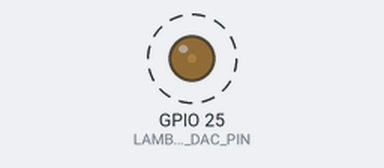
The sketch below on a simulated ESP32. On the bench: output pins drawn as LEDs (lit = HIGH). Dashed ring = blinking. What the sketch prints to the serial monitor is not drawn.

Above: at 0.55 s.
Timing chart, 0 to 4.2 s (numbered marks = the images above):
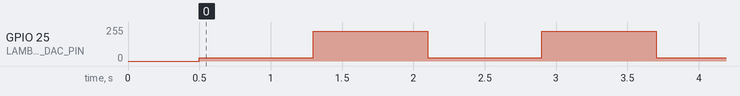

Measured:
- by itself, GPIO 25 (LAMBDA_DAC_PIN): alternates 222/255 for 0.80 s and 24/255 for 0.80 s

The sketch:

Sonda_Lambda_normal.ino
```cpp
// ============================================================
// ESP32 - Simulador de Sonda Lambda Narrowband
// Arduino IDE
//
// ESP32 DevKit clássico
//
// Saída DAC:
// GPIO 25
//
// Faixa simulada da sonda:
// 0.10 V = mistura pobre
// 0.90 V = mistura rica
//
// IMPORTANTE:
// O DAC do ESP32 trabalha aproximadamente entre 0 e 3.3 V.
// Use divisor resistivo para obter aproximadamente 0-1 V.
// ============================================================

#include <Arduino.h>

// ============================================================
// CONFIGURAÇÃO
// ============================================================

const int LAMBDA_DAC_PIN = 25;

// Tensão simulada da sonda
const float LAMBDA_LOW_VOLTAGE  = 0.10;  // Pobre
const float LAMBDA_HIGH_VOLTAGE = 0.90;  // Rica

// Tempo em cada estado
const unsigned long LOW_TIME_MS  = 700;
const unsigned long HIGH_TIME_MS = 700;

// Tempo da transição entre estados
const unsigned long TRANSITION_MS = 100;

// Tensão do DAC do ESP32
const float DAC_VOLTAGE = 3.30;

// ============================================================
// DIVISOR RESISTIVO
//
// 22k no resistor superior
// 10k no resistor inferior
//
// Vout = Vin * 10 / 32
// ============================================================

const float R_TOP    = 22000.0;
const float R_BOTTOM = 10000.0;

// ============================================================
// ESTADOS
// ============================================================

enum LambdaState
{
    LAMBDA_LOW,
    LAMBDA_TRANSITION_UP,
    LAMBDA_HIGH,
    LAMBDA_TRANSITION_DOWN
};

LambdaState state = LAMBDA_LOW;

unsigned long stateStartTime = 0;

// ============================================================
// CONVERTE TENSÃO DA SONDA PARA VALOR DO DAC
// ============================================================

uint8_t lambdaVoltageToDAC(float lambdaVoltage)
{
    // Descobre qual tensão precisa sair do DAC
    //
    // Vlambda = Vdac * Rbottom / (Rtop + Rbottom)
    //
    // Portanto:
    //
    // Vdac = Vlambda * (Rtop + Rbottom) / Rbottom

    float dacVoltage =
        lambdaVoltage *
        (R_TOP + R_BOTTOM) /
        R_BOTTOM;

    // Limita à faixa do DAC
    if (dacVoltage < 0.0)
        dacVoltage = 0.0;

    if (dacVoltage > DAC_VOLTAGE)
        dacVoltage = DAC_VOLTAGE;

    // DAC ESP32 = 8 bits
    int dacValue =
        (int)((dacVoltage / DAC_VOLTAGE) * 255.0);

    if (dacValue < 0)
        dacValue = 0;

    if (dacValue > 255)
        dacValue = 255;

    return (uint8_t)dacValue;
}

// ============================================================
// ESCREVE UMA TENSÃO NA SAÍDA
// ============================================================

void setLambdaVoltage(float voltage)
{
    uint8_t dacValue = lambdaVoltageToDAC(voltage);

    dacWrite(LAMBDA_DAC_PIN, dacValue);
}

// ============================================================
// INTERPOLAÇÃO LINEAR
// ============================================================

float interpolate(
    float start,
    float end,
    unsigned long elapsed,
    unsigned long duration
)
{
    if (duration == 0)
        return end;

    if (elapsed >= duration)
        return end;

    float progress =
        (float)elapsed / (float)duration;

    return start +
           ((end - start) * progress);
}

// ============================================================
// SETUP
// ============================================================

void setup()
{
    Serial.begin(115200);

    delay(500);

    // Inicialização do DAC
    dacWrite(LAMBDA_DAC_PIN, 0);

    state = LAMBDA_LOW;
    stateStartTime = millis();

    setLambdaVoltage(LAMBDA_LOW_VOLTAGE);

    Serial.println();
    Serial.println("==============================================");
    Serial.println(" ESP32 - Simulador de Sonda Lambda");
    Serial.println("==============================================");
    Serial.println("DAC: GPIO 25");
    Serial.println();
    Serial.print("Lambda LOW : ");
    Serial.print(LAMBDA_LOW_VOLTAGE);
    Serial.println(" V");

    Serial.print("Lambda HIGH: ");
    Serial.print(LAMBDA_HIGH_VOLTAGE);
    Serial.println(" V");

    Serial.println();
}

// ============================================================
// LOOP
// ============================================================

void loop()
{
    unsigned long now = millis();
    unsigned long elapsed = now - stateStartTime;

    float voltage = 0.0;

    switch (state)
    {
        // ----------------------------------------------------
        // MISTURA POBRE
        // ----------------------------------------------------

        case LAMBDA_LOW:

            voltage = LAMBDA_LOW_VOLTAGE;

            setLambdaVoltage(voltage);

            if (elapsed >= LOW_TIME_MS)
            {
                state = LAMBDA_TRANSITION_UP;
                stateStartTime = now;
            }

            break;

        // ----------------------------------------------------
        // TRANSIÇÃO POBRE -> RICA
        // ----------------------------------------------------

        case LAMBDA_TRANSITION_UP:

            voltage = interpolate(
                LAMBDA_LOW_VOLTAGE,
                LAMBDA_HIGH_VOLTAGE,
                elapsed,
                TRANSITION_MS
            );

            setLambdaVoltage(voltage);

            if (elapsed >= TRANSITION_MS)
            {
                state = LAMBDA_HIGH;
                stateStartTime = now;
            }

            break;

        // ----------------------------------------------------
        // MISTURA RICA
        // ----------------------------------------------------

        case LAMBDA_HIGH:

            voltage = LAMBDA_HIGH_VOLTAGE;

            setLambdaVoltage(voltage);

            if (elapsed >= HIGH_TIME_MS)
            {
                state = LAMBDA_TRANSITION_DOWN;
                stateStartTime = now;
            }

            break;

        // ----------------------------------------------------
        // TRANSIÇÃO RICA -> POBRE
        // ----------------------------------------------------

        case LAMBDA_TRANSITION_DOWN:

            voltage = interpolate(
                LAMBDA_HIGH_VOLTAGE,
                LAMBDA_LOW_VOLTAGE,
                elapsed,
                TRANSITION_MS
            );

            setLambdaVoltage(voltage);

            if (elapsed >= TRANSITION_MS)
            {
                state = LAMBDA_LOW;
                stateStartTime = now;
            }

            break;
    }

    // ========================================================
    // MONITOR SERIAL
    //
    // Imprime aproximadamente a cada 1 segundo
    // ========================================================

    static unsigned long lastPrint = 0;

    if (now - lastPrint >= 1000)
    {
        lastPrint = now;

        Serial.print("Estado: ");

        switch (state)
        {
            case LAMBDA_LOW:
                Serial.print("POBRE");
                break;

            case LAMBDA_TRANSITION_UP:
                Serial.print("TRANSICAO -> RICA");
                break;

            case LAMBDA_HIGH:
                Serial.print("RICA");
                break;

            case LAMBDA_TRANSITION_DOWN:
                Serial.print("TRANSICAO -> POBRE");
                break;
        }

        Serial.print(" | Tensao aproximada: ");
        Serial.print(voltage, 3);
        Serial.println(" V");
    }
}
```
